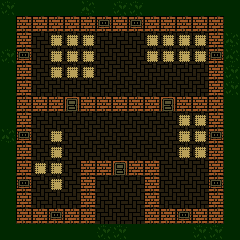

A level layout from a 2D game, rendered from its tile map. Below: a short description, then the map file with its tile-grid data intact:
An orthogonal 15x15 tile map with 16x16 px tiles, 3 tile layers (floor, wall, units), 1 hidden layer not drawn.

<map version="1.10" tiledversion="2025.05.05" orientation="orthogonal" renderorder="right-down" width="15" height="15" tilewidth="16" tileheight="16" infinite="0" nextlayerid="6" nextobjectid="1">
 <tileset firstgid="1" source="../../tiles/battle/farm.tsx" />
 <layer id="1" name="floor" width="15" height="15">
  <data encoding="csv">
16,4,4,4,4,17,4,16,16,4,4,4,4,4,4,
4,25,25,25,25,25,25,25,25,25,25,25,25,25,4,
4,25,25,25,25,25,25,25,25,25,25,25,25,25,17,
16,25,25,25,25,25,25,25,25,25,25,25,25,25,17,
4,25,25,25,25,25,25,25,25,25,25,25,25,25,16,
4,25,25,25,25,25,25,25,25,25,25,25,25,25,16,
4,25,25,25,25,25,25,25,25,25,25,25,25,25,4,
4,25,25,25,25,25,25,25,25,25,25,25,25,25,4,
17,25,25,25,25,25,25,25,25,25,25,25,25,25,4,
4,25,25,25,25,25,25,25,25,25,25,25,25,25,4,
4,25,25,25,25,25,25,25,25,25,25,25,25,25,4,
4,25,25,25,25,25,25,25,25,25,25,25,25,25,4,
4,25,25,25,25,25,25,25,25,25,25,25,25,25,4,
4,25,25,25,25,25,25,25,25,25,25,25,25,25,4,
4,4,4,4,4,4,16,16,4,4,4,4,16,16,4
</data>
 </layer>
 <layer id="3" name="wall" width="15" height="15">
  <data encoding="csv">
0,0,0,0,0,0,0,0,0,0,0,0,0,0,0,
0,72,72,72,72,72,73,72,73,72,72,72,72,72,0,
0,72,0,46,46,46,0,0,0,46,46,46,46,72,0,
0,73,0,46,46,46,0,0,0,46,46,46,46,73,0,
0,72,0,46,46,46,0,0,0,0,0,0,0,72,0,
0,72,0,0,0,0,0,0,0,0,0,0,0,72,0,
0,72,72,72,74,72,72,72,72,72,74,72,72,72,0,
0,72,0,0,0,0,0,0,0,0,0,46,46,72,0,
0,73,0,46,0,0,0,0,0,0,0,46,46,73,0,
0,72,0,46,0,0,0,0,0,0,0,46,46,72,0,
0,72,46,46,0,72,72,74,72,72,0,0,0,72,0,
0,73,0,46,0,72,0,0,0,72,0,0,0,73,0,
0,72,0,0,0,72,0,0,0,72,0,0,0,72,0,
0,72,72,73,72,72,0,0,0,72,72,73,72,72,0,
0,0,0,0,0,0,0,0,0,0,0,0,0,0,0
</data>
 </layer>
 <layer id="5" name="roof" width="15" height="15" visible="0">
  <data encoding="csv">
0,0,0,0,0,0,0,0,0,0,0,0,0,0,0,
0,24,24,24,24,24,24,24,24,24,24,24,24,24,0,
0,24,24,24,24,24,24,24,24,24,24,24,24,24,0,
0,24,24,24,24,24,24,24,24,24,24,24,24,24,0,
0,24,24,24,24,24,24,24,24,24,24,24,24,24,0,
0,24,24,24,24,24,24,24,24,24,24,24,24,24,0,
0,24,24,24,24,24,24,24,24,24,24,24,24,24,0,
0,24,24,24,24,24,24,24,24,24,24,24,24,24,0,
0,24,24,24,24,24,24,24,24,24,24,24,24,24,0,
0,24,24,24,24,24,24,24,24,24,24,24,24,24,0,
0,24,24,24,24,24,24,24,24,24,24,24,24,24,0,
0,24,24,24,24,24,0,0,0,24,24,24,24,24,0,
0,24,24,24,24,24,0,0,0,24,24,24,24,24,0,
0,24,24,24,24,24,0,0,0,24,24,24,24,24,0,
0,0,0,0,0,0,0,0,0,0,0,0,0,0,0
</data>
 </layer>
 <layer id="4" name="units" width="15" height="15">
  <data encoding="csv">
0,0,0,0,0,0,0,0,0,0,0,0,0,0,0,
0,0,0,0,0,0,0,0,0,0,0,0,0,0,0,
0,0,0,0,0,0,0,0,0,0,0,0,0,0,0,
0,0,0,0,0,0,0,0,0,0,0,0,0,0,0,
0,0,0,0,0,0,0,0,0,0,0,0,0,0,0,
0,0,0,0,0,0,0,0,0,0,0,0,0,0,0,
0,0,0,0,0,0,0,0,0,0,0,0,0,0,0,
0,0,0,0,0,0,0,0,0,0,0,0,0,0,0,
0,0,0,0,0,0,0,0,0,0,0,0,0,0,0,
0,0,0,0,0,0,0,0,0,0,0,0,0,0,0,
0,0,0,0,0,0,0,0,0,0,0,0,0,0,0,
0,0,0,0,0,0,0,0,0,0,0,0,0,0,0,
0,0,0,0,0,0,0,0,0,0,0,0,0,0,0,
0,0,0,0,0,0,0,0,0,0,0,0,0,0,0,
0,0,0,0,0,0,0,0,0,0,0,0,0,0,0
</data>
 </layer>
</map>
